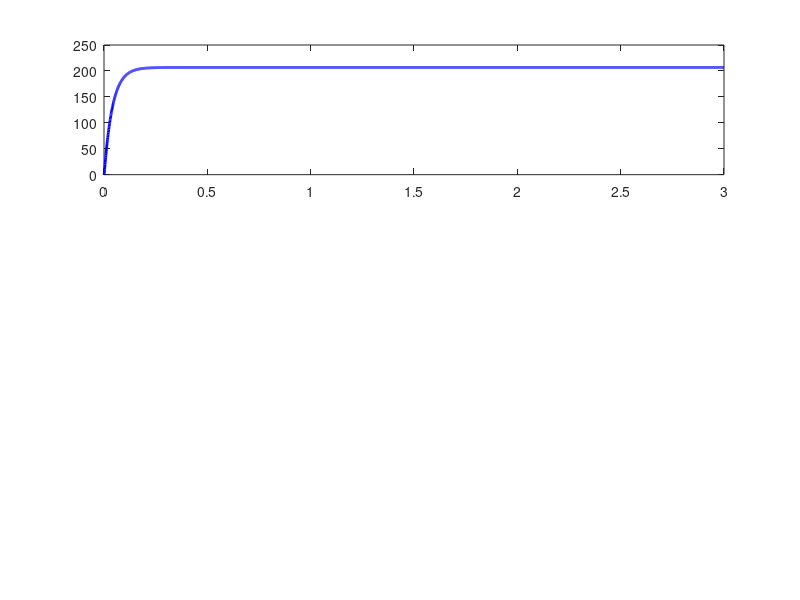

Recreate this plot in MATLAB. (Note: this script raises an error after producing the figure.)
clear
clc
close all

%% =====================================================
%% ORIGINAL MODEL
%% =====================================================

%% MODELO EN EL EJE DE SALIDA: REDUCCION 50:1

N = 50;

% Corregido CON polo rapido (tau = 0.04 s, Kv igual)
Gw     = tf(155212.362859*14/N, [1 988.607399 24090.185]);
Gtheta = tf(155212.362859*14/N, [1 988.607399 24090.185 0]);

% Corriente / voltaje (A por V), mismo denominador
Gi     = tf([452.705 401.5], [1 988.607399 24090.185]);


%% =====================================================
%% EXPERIMENTAL VALUES
%% =====================================================

rpm_target = 200;


%% =====================================================
%% SIMULATION
%% =====================================================

Vstep = 12;

t = 0:0.001:3;

%% Original responses

[w_original,tw] = step(Vstep*Gw,t);

[pos_original,tp] = step(Vstep*Gtheta,t);




%% =====================================================
%% CONVERT TO RPM
%% =====================================================

rpm_original_response = w_original*60/(2*pi);



%% =====================================================
%% FINAL VALUES
%% =====================================================

rpm_final_original = dcgain(Gw)*Vstep*60/(2*pi);






%% =====================================================
%% FIGURE
%% =====================================================

figure('Color','w','Position',[100 50 1200 1000])

%% =====================================================
%% SPEED
%% =====================================================

subplot(3,1,1)

plot(tw,rpm_original_response,...
    'b','LineWidth',2)



yline(rpm_target,...
    ':k',...
    'Experimental Value',...
    'LineWidth',2)

grid on
box on

title('Output Shaft Speed Response')

xlabel('Time [s]')
ylabel('Speed [RPM]')

legend('Original Model',...
       'Tuned Model',...
       'Experimental Value',...
       'Location','southeast')

%% =====================================================
%% POSITION
%% =====================================================

subplot(3,1,2)

plot(tp,pos_original,...
    'b','LineWidth',2)

hold on


grid on
box on

title('Output Shaft Position Response')

xlabel('Time [s]')
ylabel('Position [rad]')

legend('Original Model',...
       'Tuned Model',...
       'Location','northwest')


%% =====================================================
%% GLOBAL TITLE
%% =====================================================

sgtitle('DC Motor Model: Original vs Tuned Response')

%% =====================================================
%% RESULTS
%% =====================================================

fprintf('\n');
fprintf('========================\n');
fprintf('ORIGINAL MODEL\n');
fprintf('========================\n');
fprintf('Speed   = %.2f RPM\n',rpm_final_original);


fprintf('\n');
fprintf('========================\n');
fprintf('TUNED MODEL\n');
fprintf('========================\n');

fprintf('\n');
%% discretization 

Ts = 0.01;  % 10 ms, frecuencia de muestreo de 100 Hz

%% DISCRETIZACION DEL MODELO COMPLETO
Gw_d = c2d(Gw,Ts,'zoh');
Gtheta_d = c2d(Gtheta,Ts,'zoh');

Gw_d
Gtheta_d

%% COMPARACION DE RESPUESTAS
figure
step(12*Gw,12*Gw_d,3)
grid on
legend('Continuo','Discreto')
title('Comparacion de velocidad: continuo y discreto')


%%Corriente

figure

step(6*Gi)
grid on
legend('Continuo','Discreto')
title('Comparacion de velocidad: continuo y discreto')
